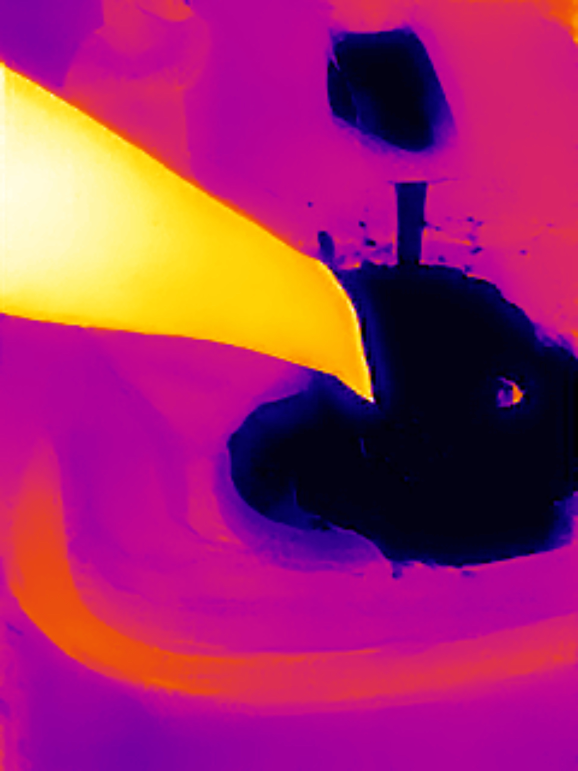
#> input picture files/1770313850054.jpg, 1156 x 1541 px (shown at 1/2 size)
$ python explore_thermal.py ../files/1770313850054.jpg
#> lines starting #> are read from the running program, lines starting #| are printed output that depends on the picture; long printed decimals are rounded
"""
Extract temperature arrays from Thermal Master P1 & P3 JPEG files.

Auto-detects the camera format:
- **P3** (has APP3 segments): Extracts raw uint16 thermal data, converts to Celsius.
- **P1** (no APP3): Reverse-engineers normalized (0-1) temperature from ironbow colormap.

Usage:
    uv run scripts/explore_thermal.py files/*.jpg
"""

import struct
import sys
from pathlib import Path

import matplotlib.pyplot as plt
import numpy as np
from PIL import Image


# ---------------------------------------------------------------------------
# APP2 IJPEG header parsing
# ---------------------------------------------------------------------------

def parse_ijpeg_header(img: Image.Image) -> tuple[int, int, int, int]:
    """Parse the APP2 IJPEG header for IR resolution info.

    Returns (ir_width, ir_height, bpp, data_size).
    """
    for marker, payload in img.applist:
        if marker == "APP2" and b"IJPEG" in payload[:10]:
            data_size = struct.unpack_from("<I", payload, 32)[0]
            ir_width = struct.unpack_from("<H", payload, 42)[0]
            ir_height = struct.unpack_from("<H", payload, 44)[0]
            bpp = struct.unpack_from("<H", payload, 46)[0]
            return ir_width, ir_height, bpp, data_size
    raise ValueError("No IJPEG header found in APP2 segments")


# ---------------------------------------------------------------------------
# P3: raw thermal extraction
# ---------------------------------------------------------------------------

def extract_raw_thermal(img: Image.Image, ir_width: int, ir_height: int) -> np.ndarray:
    """Extract raw uint16 thermal frame from concatenated APP3 payloads.

    The APP3 data contains two frames stored in column-major order:
    visual/palette (first half) and raw thermal (second half).
    Auto-detects which half is thermal using byte-pair ratio.
    """
    app3_data = bytearray()
    for marker, payload in img.applist:
        if marker == "APP3":
            app3_data.extend(payload)

    frame_bytes = ir_width * ir_height * 2
    if len(app3_data) < frame_bytes * 2:
        raise ValueError(f"APP3 data too small: {len(app3_data)} bytes, need {frame_bytes * 2}")

    first_flat = np.frombuffer(app3_data[:frame_bytes], dtype="<u2")
    second_flat = np.frombuffer(app3_data[frame_bytes:frame_bytes * 2], dtype="<u2")

    # Discriminate visual vs thermal using byte-pair ratio:
    # Visual/palette data: high_byte == low_byte (e.g. 0x4242)
    # Thermal data: high_byte != low_byte (raw sensor values)
    def paired_ratio(data: np.ndarray) -> float:
        lo = data & 0xFF
        hi = (data >> 8) & 0xFF
        return float(np.mean(lo == hi))

    first_ratio = paired_ratio(first_flat)
    second_ratio = paired_ratio(second_flat)

    # The half with LOWER paired ratio is thermal
    thermal_flat = first_flat if first_ratio < second_ratio else second_flat

    # Data is column-major. The app pre-rotates the JPEG to portrait but
    # leaves APP3 in sensor orientation. Column-major decode + rot90 CW
    # matches the JPEG portrait orientation.
    return thermal_flat.reshape(ir_width, ir_height)


def raw_to_celsius(raw: np.ndarray) -> tuple[np.ndarray, str]:
    """Convert raw uint16 thermal values to Celsius.

    Tries candidate formulas and picks the one giving plausible indoor temperatures.
    Returns (celsius_array, formula_description).
    """
    raw_f = raw.astype(np.float64)

    formulas = [
        ("raw/16 - 273.15", raw_f / 16 - 273.15),
        ("raw/64 - 273.15 (P2)", raw_f / 64 - 273.15),
        ("raw*0.1 - 273.15 (IRG)", raw_f * 0.1 - 273.15),
    ]

    for name, temp_c in formulas:
        mean = temp_c.mean()
        if 10 < mean < 50:  # plausible indoor range
            return temp_c, name

    # Fallback: return first formula with a warning
    name, temp_c = formulas[0]
    print(f"  WARNING: No formula gave plausible indoor mean temp. Using {name} (mean={temp_c.mean():.1f}°C)")
    return temp_c, name


def parse_measurement_params(img: Image.Image) -> dict | None:
    """Parse APP5 measurement parameters (float32 values)."""
    for marker, payload in img.applist:
        if marker == "APP5" and len(payload) >= 20:
            fields = ["ambient_temp", "distance", "tau", "emissivity", "reflected_temp"]
            return {
                name: struct.unpack_from("<f", payload, i * 4)[0]
                for i, name in enumerate(fields)
            }
    return None


# ---------------------------------------------------------------------------
# P1: ironbow colormap reverse-engineering
# ---------------------------------------------------------------------------

# [90 lines left out: functions build_ironbow_lut, rgb_to_lab, map_ironbow_lut, not called in this run]


# ---------------------------------------------------------------------------
# Processing & visualization
# ---------------------------------------------------------------------------

def process_file(filepath: str):
#> called with filepath = '../files/1770313850054.jpg'
    path = Path(filepath)
    img = Image.open(filepath)
#> img is the input picture: PIL image 1156x1541 RGB; mean R, G, B 160.5, 40.7, 105
    arr = np.array(img)
    h, w = arr.shape[:2]
#> h = 1541; w = 1156

    print(f"\n{'='*60}")
    print(f"File: {path.name} ({w}x{h})")
#| File: 1770313850054.jpg (1156x1541)

    ir_w, ir_h, bpp, data_size = parse_ijpeg_header(img)
#> the loop in parse_ijpeg_header, `for marker, payload in img.applist:` made 3 passes
#> (marker, data_size, ir_width, ir_height, bpp) on pass 3: ('APP2', 153600, 320, 240, 16)
#> marker on passes 1 to 2: 'APP0', 'APP1'
#> ir_w = 320; ir_h = 240; bpp = 16; data_size = 153600
    print(f"IJPEG header: IR {ir_w}x{ir_h} @ {bpp}bpp, data_size={data_size}")
#| IJPEG header: IR 320x240 @ 16bpp, data_size=153600

    app3_count = sum(1 for m, _ in img.applist if m == "APP3")
#> app3_count = 5

    out_dir = path.parent / "output"
    out_dir.mkdir(exist_ok=True)
    stem = path.stem

    if app3_count > 0:
        # --- P3 path: raw thermal extraction ---
        print(f"Format: P3 (found {app3_count} APP3 segments)")
#| Format: P3 (found 5 APP3 segments)

        # Measurement params
        params = parse_measurement_params(img)
#> the loop in parse_measurement_params, `for marker, payload in img.applist:` made 10 passes
#> params = {'ambient_temp': 25, 'distance': 0.25, 'tau': 1, 'emissivity': 0.8, 'reflected_temp': 25}
        if params:
            print(f"Measurement: {params}")
#| Measurement: {'ambient_temp': 25.0, 'distance': 0.25, 'tau': 1.0, 'emissivity': 0.8, 'reflected_temp': 25.0}

        raw = extract_raw_thermal(img, ir_w, ir_h)
#> the loop in extract_raw_thermal, `for marker, payload in img.applist:` made 15 passes
#> in extract_raw_thermal, `frame_bytes = ir_width * ir_height * 2`: frame_bytes = 153600
#> in extract_raw_thermal, `first_ratio = paired_ratio(first_flat)`: first_ratio = 1
#> in extract_raw_thermal, `second_ratio = paired_ratio(second_flat)`: second_ratio = 0.0134
#> in extract_raw_thermal, `return thermal_flat.reshape(ir_width, ir_height)`:
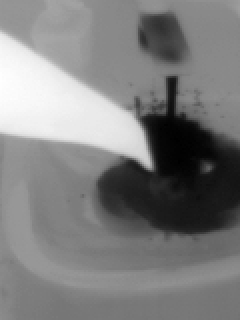
#> returned value: shape (320, 240) uint16; min 4712, max 5004, mean 4857.3; drawn with min black and max white

        print(f"Raw thermal: shape={raw.shape}, min={raw.min()}, max={raw.max()}, mean={raw.mean():.1f}")
#| Raw thermal: shape=(320, 240), min=4712, max=5004, mean=4857.3

        temp_c, formula = raw_to_celsius(raw)
#> the loop in raw_to_celsius, `for name, temp_c in formulas:` made 1 pass
#> (name, mean) on pass 1: ('raw/16 - 273.15', 30.43)
#> formula = 'raw/16 - 273.15'
        print(f"Formula: {formula}")
#| Formula: raw/16 - 273.15
        print(f"Temperature: min={temp_c.min():.1f}°C, max={temp_c.max():.1f}°C, "
              f"mean={temp_c.mean():.1f}°C, std={temp_c.std():.1f}°C")
#| Temperature: min=21.4°C, max=39.6°C, mean=30.4°C, std=4.2°C

        # Save .npy
        npy_path = out_dir / f"{stem}_temp_celsius.npy"
        np.save(npy_path, temp_c)
        print(f"Saved: {npy_path.name}")

        # Visualization
        fig, axes = plt.subplots(1, 2, figsize=(12, 5))

        axes[0].imshow(arr)
        axes[0].set_title("Original (ironbow)")
        axes[0].axis("off")

        im1 = axes[1].imshow(temp_c, cmap="inferno")
        axes[1].set_title(f"Temperature {ir_w}x{ir_h}")
        axes[1].axis("off")
        plt.colorbar(im1, ax=axes[1], fraction=0.046, pad=0.04, label="°C")

        fig.suptitle(f"{path.name} — P3 raw ({formula})", fontsize=11)
        plt.tight_layout()
        fig_path = out_dir / f"{stem}_thermal.png"
        fig.savefig(fig_path, dpi=150, bbox_inches="tight")
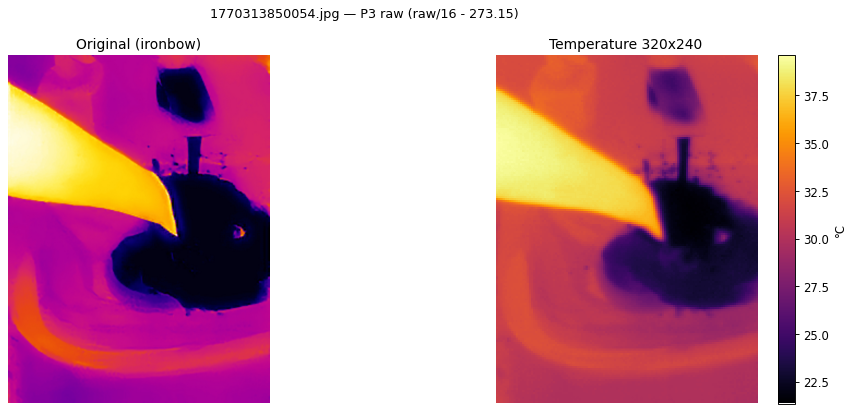
#> figure drawn by matplotlib, 3 panels
        plt.close(fig)
        print(f"Saved figure: {fig_path.name}")

    else:
        # --- P1 path: ironbow LUT reverse-engineering ---
        print("Format: P1 (no APP3 segments, using ironbow LUT)")

        lut = build_ironbow_lut(256)
        temp_norm = map_ironbow_lut(arr, lut)

        print(f"Normalized temp: min={temp_norm.min():.3f}, max={temp_norm.max():.3f}, "
              f"mean={temp_norm.mean():.3f}, std={temp_norm.std():.3f}")

        # Downscale to sensor resolution
        temp_small = np.array(
            Image.fromarray((temp_norm * 255).astype(np.uint8)).resize(
                (ir_w, ir_h), Image.Resampling.LANCZOS
            )
        ).astype(np.float64) / 255.0

        # Save .npy
        npy_path = out_dir / f"{stem}_temp_norm.npy"
        np.save(npy_path, temp_norm)
        npy_small = out_dir / f"{stem}_temp_{ir_w}x{ir_h}.npy"
        np.save(npy_small, temp_small)
        print(f"Saved: {npy_path.name}, {npy_small.name}")

        # Visualization
        fig, axes = plt.subplots(1, 3, figsize=(16, 5))

        axes[0].imshow(arr)
        axes[0].set_title("Original (ironbow)")
        axes[0].axis("off")

        im1 = axes[1].imshow(temp_norm, cmap="inferno", vmin=0, vmax=1)
        axes[1].set_title(f"Temperature (norm) {w}x{h}")
        axes[1].axis("off")
        plt.colorbar(im1, ax=axes[1], fraction=0.046, pad=0.04, label="Normalized")

        im2 = axes[2].imshow(temp_small, cmap="inferno", vmin=0, vmax=1)
        axes[2].set_title(f"Temperature (norm) {ir_w}x{ir_h}")
        axes[2].axis("off")
        plt.colorbar(im2, ax=axes[2], fraction=0.046, pad=0.04, label="Normalized")

        fig.suptitle(f"{path.name} — P1 ironbow LUT", fontsize=11)
        plt.tight_layout()
        fig_path = out_dir / f"{stem}_thermal.png"
        fig.savefig(fig_path, dpi=150, bbox_inches="tight")
        plt.close(fig)
        print(f"Saved figure: {fig_path.name}")

    print(f"{'='*60}")


if __name__ == "__main__":
    if len(sys.argv) < 2:
        print(f"Usage: {sys.argv[0]} <file1.jpg> [file2.jpg ...]")
        sys.exit(1)

    for f in sys.argv[1:]:
        process_file(f)

    print("\nDone!")

$ run again, on files/1770985999943.jpg
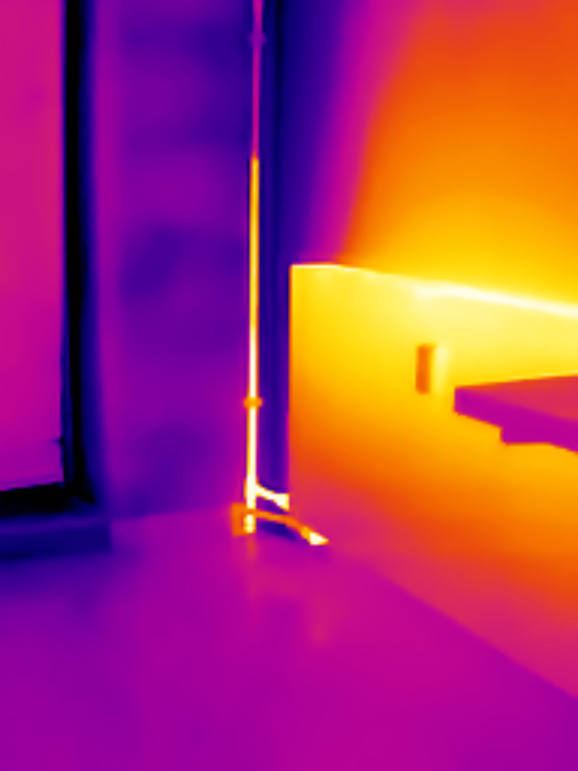
#> input picture files/1770985999943.jpg, 1156 x 1541 px (shown at 1/2 size)
#> in process_file, img is the input picture: PIL image 1156x1541 RGB; mean R, G, B 168.7, 48.8, 105
#| File: 1770985999943.jpg (1156x1541)
#> the loop in parse_ijpeg_header, `for marker, payload in img.applist:` made 3 passes
#> (marker, data_size, ir_width, ir_height, bpp) on pass 3: ('APP2', 98304, 256, 192, 16)
#> in process_file, `ir_w, ir_h, bpp, data_size = parse_ijpeg_header(img)`: ir_w = 256; ir_h = 192; bpp = 16; data_size = 98304
#| IJPEG header: IR 256x192 @ 16bpp, data_size=98304
#> app3_count = 4
#| Format: P3 (found 4 APP3 segments)
#> the loop in parse_measurement_params, `for marker, payload in img.applist:` made 9 passes
#> marker on passes 1 to 8: 'APP0', 'APP1', 'APP2', 'APP3', 'APP3', 'APP3', 'APP3', 'APP4'
#> params = {'ambient_temp': 25, 'distance': 0.25, 'tau': 1, 'emissivity': 0.8, 'reflected_temp': 25}
#| Measurement: {'ambient_temp': 25.0, 'distance': 0.25, 'tau': 1.0, 'emissivity': 0.8, 'reflected_temp': 25.0}
#> the loop in extract_raw_thermal, `for marker, payload in img.applist:` made 14 passes
#> frame_bytes = 98304
#> first_ratio = 1
#> second_ratio = 0
#> in extract_raw_thermal, `return thermal_flat.reshape(ir_width, ir_height)`:
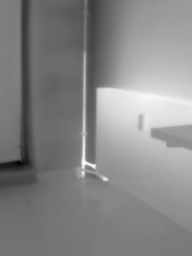
#> returned value: shape (256, 192) uint16; min 4656, max 4887, mean 4777.8; drawn with min black and max white
#| Raw thermal: shape=(256, 192), min=4656, max=4887, mean=4777.8
#> the loop in raw_to_celsius, `for name, temp_c in formulas:` made 1 pass
#> (name, mean) on pass 1: ('raw/16 - 273.15', 25.46)
#> formula = 'raw/16 - 273.15'
#| Formula: raw/16 - 273.15
#| Temperature: min=17.9°C, max=32.3°C, mean=25.5°C, std=2.3°C
#> in process_file, `fig.savefig(fig_path, dpi=150, bbox_inches="tight")`:
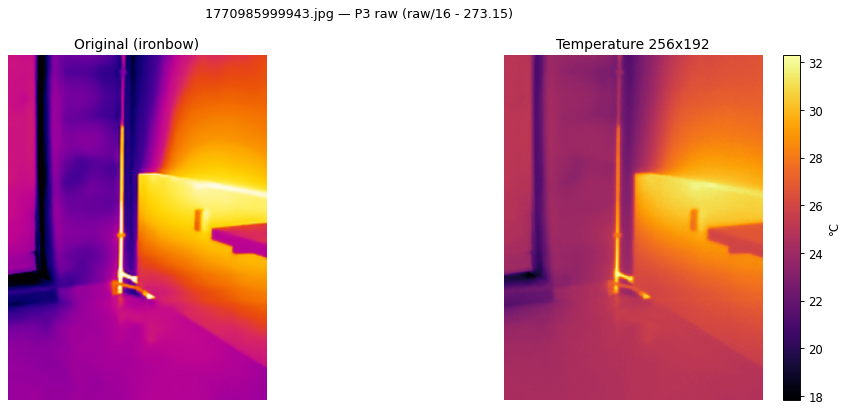
#> figure drawn by matplotlib, 3 panels

$ run again, on files/1770986078101.jpg
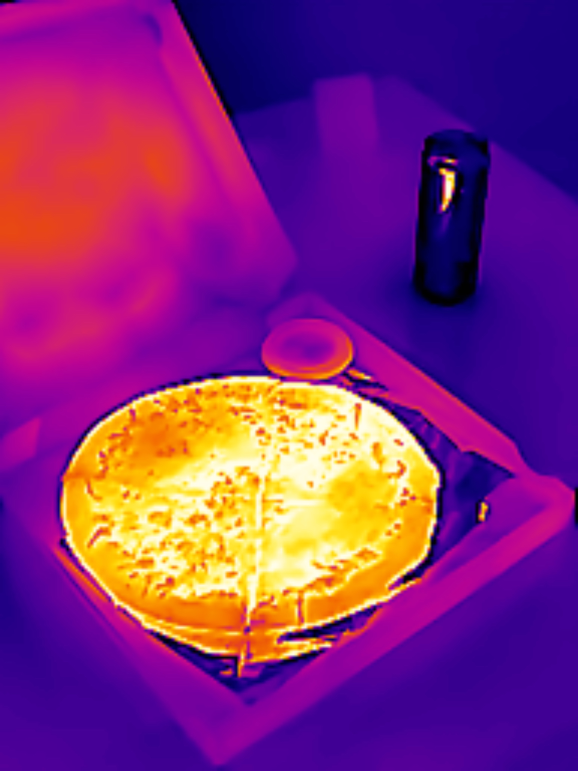
#> input picture files/1770986078101.jpg, 1156 x 1541 px (shown at 1/2 size)
#> in process_file, img is the input picture: PIL image 1156x1541 RGB; mean R, G, B 131.9, 41.8, 122.5
#| File: 1770986078101.jpg (1156x1541)
#> the loop in parse_ijpeg_header, `for marker, payload in img.applist:` made 3 passes
#> (marker, data_size, ir_width, ir_height, bpp) on pass 3: ('APP2', 98304, 256, 192, 16)
#> in process_file, `ir_w, ir_h, bpp, data_size = parse_ijpeg_header(img)`: ir_w = 256; ir_h = 192; bpp = 16; data_size = 98304
#| IJPEG header: IR 256x192 @ 16bpp, data_size=98304
#> app3_count = 4
#| Format: P3 (found 4 APP3 segments)
#> the loop in parse_measurement_params, `for marker, payload in img.applist:` made 9 passes
#> marker on passes 1 to 8: 'APP0', 'APP1', 'APP2', 'APP3', 'APP3', 'APP3', 'APP3', 'APP4'
#> params = {'ambient_temp': 25, 'distance': 0.25, 'tau': 1, 'emissivity': 0.8, 'reflected_temp': 25}
#| Measurement: {'ambient_temp': 25.0, 'distance': 0.25, 'tau': 1.0, 'emissivity': 0.8, 'reflected_temp': 25.0}
#> the loop in extract_raw_thermal, `for marker, payload in img.applist:` made 14 passes
#> frame_bytes = 98304
#> first_ratio = 1
#> second_ratio = 0.00118
#> in extract_raw_thermal, `return thermal_flat.reshape(ir_width, ir_height)`:
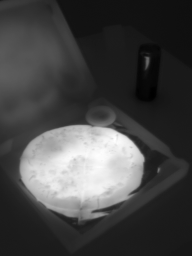
#> returned value: shape (256, 192) uint16; min 4693, max 5344, mean 4871.1; drawn with min black and max white
#| Raw thermal: shape=(256, 192), min=4693, max=5344, mean=4871.1
#> the loop in raw_to_celsius, `for name, temp_c in formulas:` made 1 pass
#> (name, mean) on pass 1: ('raw/16 - 273.15', 31.29)
#> formula = 'raw/16 - 273.15'
#| Formula: raw/16 - 273.15
#| Temperature: min=20.2°C, max=60.9°C, mean=31.3°C, std=10.7°C
#> in process_file, `fig.savefig(fig_path, dpi=150, bbox_inches="tight")`:
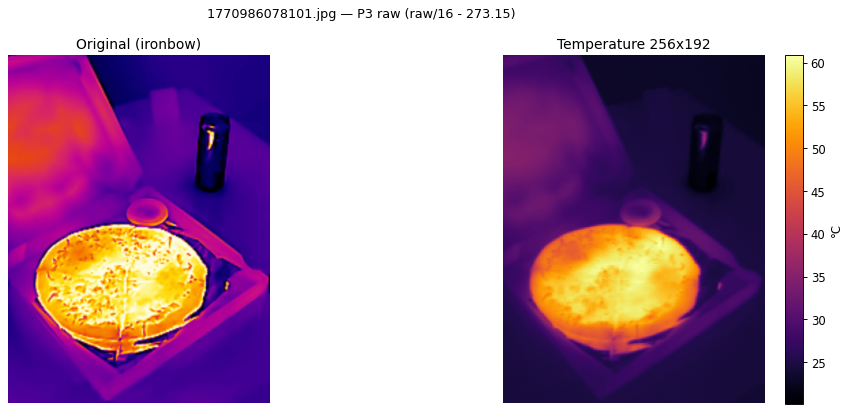
#> figure drawn by matplotlib, 3 panels

$ run again, on files/1770986151082.jpg
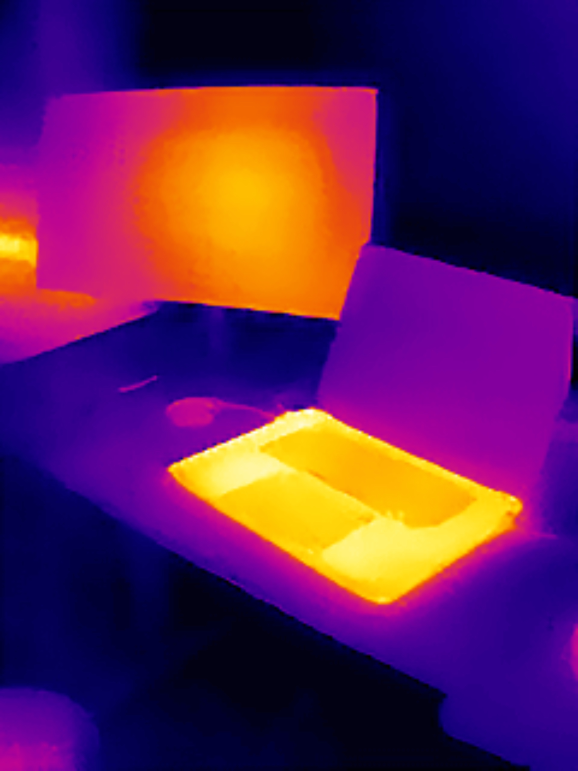
#> input picture files/1770986151082.jpg, 1156 x 1541 px (shown at 1/2 size)
#> in process_file, img is the input picture: PIL image 1156x1541 RGB; mean R, G, B 96.2, 32.5, 88
#| File: 1770986151082.jpg (1156x1541)
#> the loop in parse_ijpeg_header, `for marker, payload in img.applist:` made 3 passes
#> (marker, data_size, ir_width, ir_height, bpp) on pass 3: ('APP2', 153600, 320, 240, 16)
#> in process_file, `ir_w, ir_h, bpp, data_size = parse_ijpeg_header(img)`: ir_w = 320; ir_h = 240; bpp = 16; data_size = 153600
#| IJPEG header: IR 320x240 @ 16bpp, data_size=153600
#> app3_count = 5
#| Format: P3 (found 5 APP3 segments)
#> the loop in parse_measurement_params, `for marker, payload in img.applist:` made 10 passes
#> marker on passes 1 to 8: 'APP0', 'APP1', 'APP2', 'APP3', 'APP3', 'APP3', 'APP3', 'APP3'
#> params = {'ambient_temp': 25, 'distance': 0.25, 'tau': 1, 'emissivity': 0.8, 'reflected_temp': 25}
#| Measurement: {'ambient_temp': 25.0, 'distance': 0.25, 'tau': 1.0, 'emissivity': 0.8, 'reflected_temp': 25.0}
#> the loop in extract_raw_thermal, `for marker, payload in img.applist:` made 15 passes
#> frame_bytes = 153600
#> first_ratio = 1
#> second_ratio = 0.0076
#> in extract_raw_thermal, `return thermal_flat.reshape(ir_width, ir_height)`:
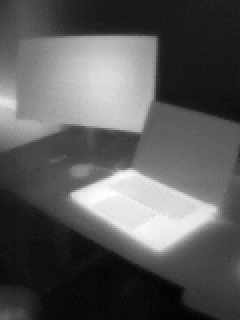
#> returned value: shape (320, 240) uint16; min 4809, max 4911, mean 4845.2; drawn with min black and max white
#| Raw thermal: shape=(320, 240), min=4809, max=4911, mean=4845.2
#> the loop in raw_to_celsius, `for name, temp_c in formulas:` made 1 pass
#> (name, mean) on pass 1: ('raw/16 - 273.15', 29.68)
#> formula = 'raw/16 - 273.15'
#| Formula: raw/16 - 273.15
#| Temperature: min=27.4°C, max=33.8°C, mean=29.7°C, std=1.8°C
#> in process_file, `fig.savefig(fig_path, dpi=150, bbox_inches="tight")`:
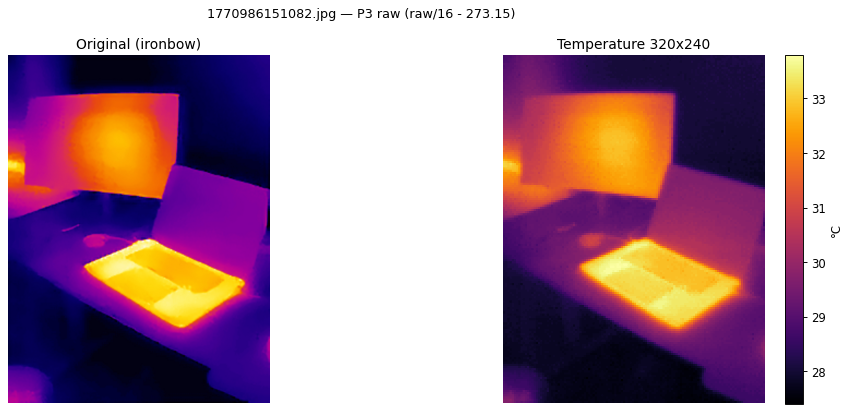
#> figure drawn by matplotlib, 3 panels
